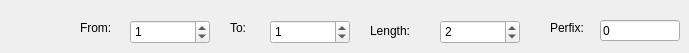
     <widget class="QWidget" name="tab_8">
      <attribute name="title">
       <string>Subjects</string>
      </attribute>
      <widget class="QLabel" name="label_13">
       <property name="geometry">
        <rect>
         <x>230</x>
         <y>20</y>
         <width>60</width>
         <height>16</height>
        </rect>
       </property>
       <property name="text">
        <string>To:</string>
       </property>
      </widget>
      <widget class="QSpinBox" name="txtSSSubTo">
       <property name="geometry">
        <rect>
         <x>270</x>
         <y>20</y>
         <width>80</width>
         <height>24</height>
        </rect>
       </property>
       <property name="toolTip">
        <string>&lt;html&gt;&lt;head/&gt;&lt;body&gt;&lt;p&gt;&lt;span style=&quot; font-size:18pt; color:#0000ff;&quot;&gt;SubFrom: subject counter will be ended from this number&lt;/span&gt;&lt;/p&gt;&lt;p&gt;&lt;span style=&quot; font-size:18pt; color:#0000ff;&quot;&gt;SubTo &amp;gt; 0 &amp;amp;&amp;amp; SubFrom &amp;lt;= SubTo&lt;/span&gt;&lt;/p&gt;&lt;/body&gt;&lt;/html&gt;</string>
       </property>
       <property name="maximum">
        <number>999999999</number>
       </property>
       <property name="value">
        <number>1</number>
       </property>
      </widget>
      <widget class="QLabel" name="label_10">
       <property name="geometry">
        <rect>
         <x>80</x>
         <y>20</y>
         <width>60</width>
         <height>16</height>
        </rect>
       </property>
       <property name="text">
        <string>From:</string>
       </property>
      </widget>
      <widget class="QSpinBox" name="txtSSSubFrom">
       <property name="geometry">
        <rect>
         <x>130</x>
         <y>20</y>
         <width>80</width>
         <height>24</height>
        </rect>
       </property>
       <property name="toolTip">
        <string>&lt;html&gt;&lt;head/&gt;&lt;body&gt;&lt;p&gt;&lt;span style=&quot; font-size:18pt; color:#0000ff;&quot;&gt;SubFrom: subject counter will be started from this number&lt;/span&gt;&lt;/p&gt;&lt;p&gt;&lt;span style=&quot; font-size:18pt; color:#0000ff;&quot;&gt;SubForm &amp;gt; 0 &amp;amp;&amp;amp; SubFrom &amp;lt;= SubTo&lt;/span&gt;&lt;/p&gt;&lt;/body&gt;&lt;/html&gt;</string>
       </property>
       <property name="maximum">
        <number>999999999</number>
       </property>
       <property name="value">
        <number>1</number>
       </property>
      </widget>
      <widget class="QLabel" name="label_12">
       <property name="geometry">
        <rect>
         <x>550</x>
         <y>20</y>
         <width>60</width>
         <height>16</height>
        </rect>
       </property>
       <property name="text">
        <string>Perfix:</string>
       </property>
      </widget>
      <widget class="QLabel" name="label_11">
       <property name="geometry">
        <rect>
         <x>370</x>
         <y>20</y>
         <width>60</width>
         <height>21</height>
        </rect>
       </property>
       <property name="text">
        <string>Length:</string>
       </property>
      </widget>
      <widget class="QLineEdit" name="txtSSSubPer">
       <property name="geometry">
        <rect>
         <x>600</x>
         <y>20</y>
         <width>80</width>
         <height>21</height>
        </rect>
       </property>
       <property name="toolTip">
        <string>&lt;html&gt;&lt;head/&gt;&lt;body&gt;&lt;p&gt;&lt;span style=&quot; font-size:18pt; color:#0000ff;&quot;&gt;SubPer: content of subject counter, e.g. SubPer = 0 -&amp;gt; sub-001 OR SubPer = A -&amp;gt; sub-AA1&lt;/span&gt;&lt;/p&gt;&lt;/body&gt;&lt;/html&gt;</string>
       </property>
       <property name="text">
        <string>0</string>
       </property>
      </widget>
      <widget class="QSpinBox" name="txtSSSubLen">
       <property name="geometry">
        <rect>
         <x>440</x>
         <y>20</y>
         <width>80</width>
         <height>24</height>
        </rect>
       </property>
       <property name="toolTip">
        <string>&lt;html&gt;&lt;head/&gt;&lt;body&gt;&lt;p&gt;&lt;span style=&quot; font-size:18pt; color:#0000ff;&quot;&gt;SubLen: the length of subject counter, e.g. SubLen=3 -&amp;gt; output sub-001, sub-002&lt;/span&gt;&lt;/p&gt;&lt;p&gt;&lt;span style=&quot; font-size:18pt; color:#0000ff;&quot;&gt;SubLen &amp;gt; 1&lt;/span&gt;&lt;/p&gt;&lt;/body&gt;&lt;/html&gt;</string>
       </property>
       <property name="minimum">
        <number>1</number>
       </property>
       <property name="maximum">
        <number>999999999</number>
       </property>
       <property name="singleStep">
        <number>1</number>
       </property>
       <property name="value">
        <number>2</number>
       </property>
      </widget>
     </widget>
